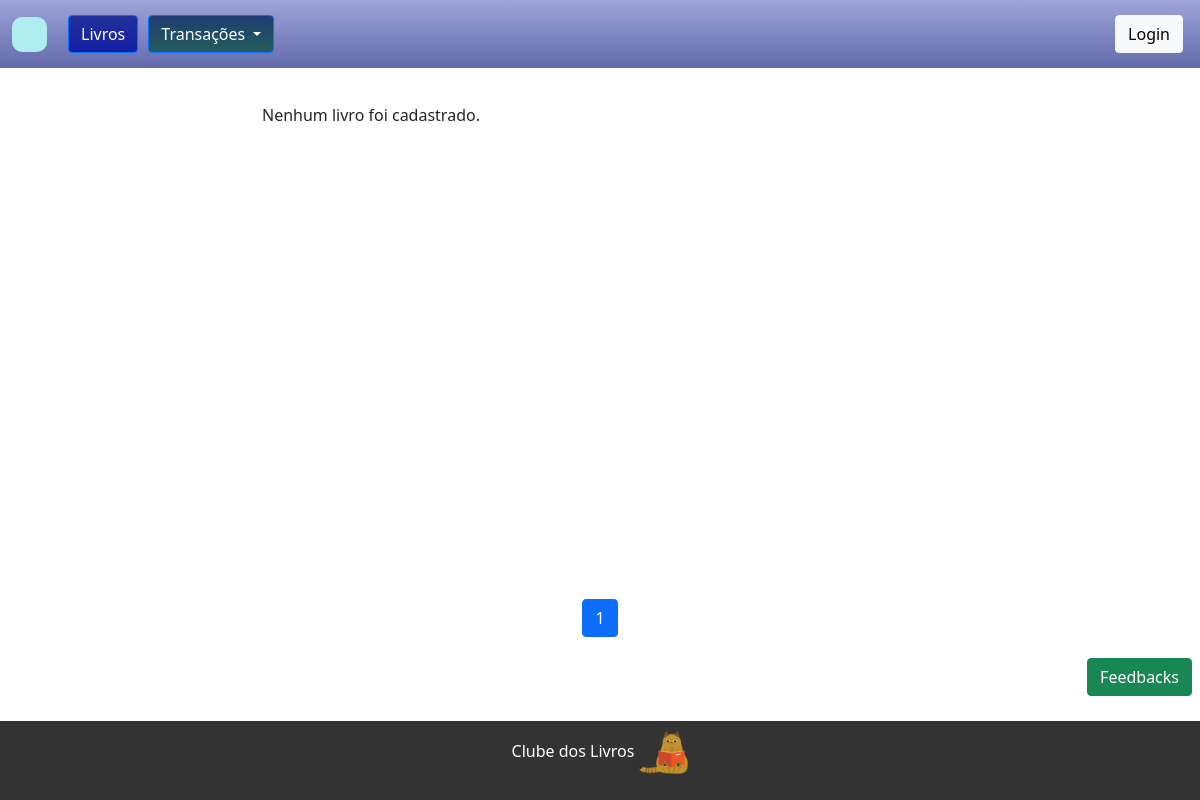
Page /todos?pagina=2 on the earlier database version.
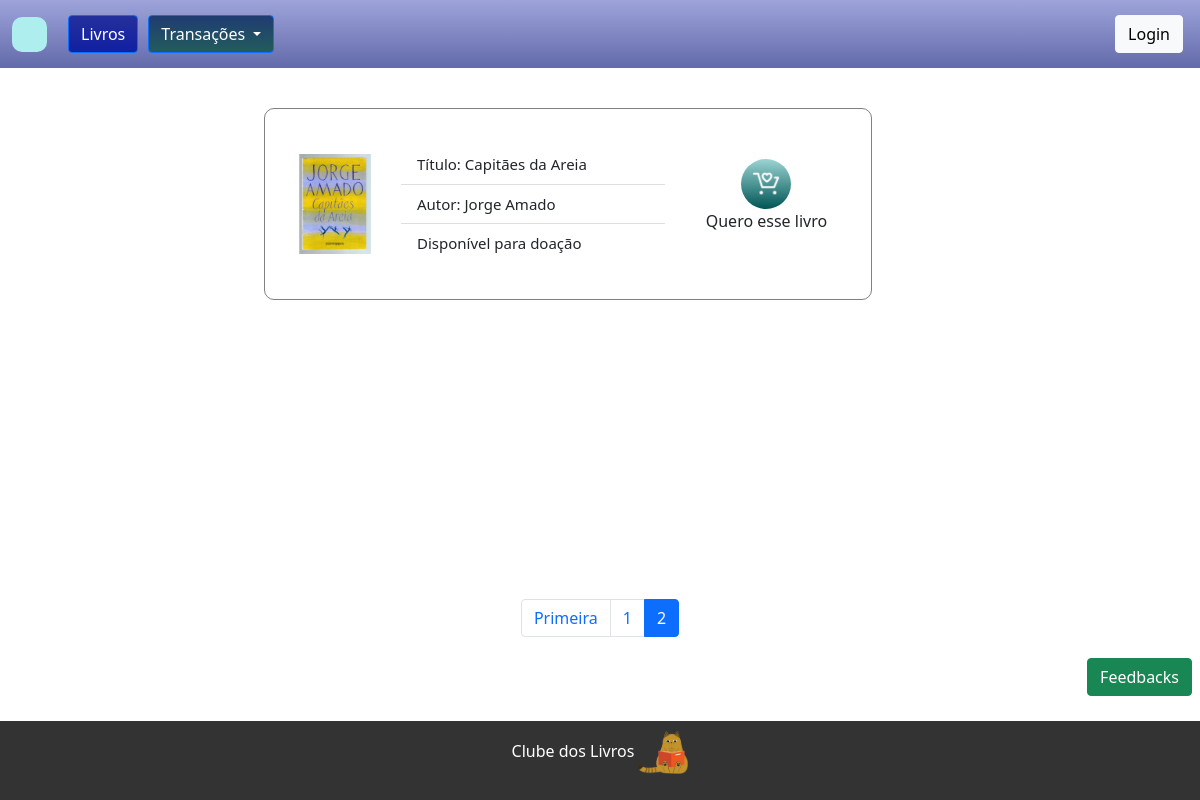
Same page on the later database version.
### books/models.py (models this page shows, shortened)
class Livro(models.Model):
    OPÇÕES = (
        ('venda', 'Venda'),
        ('troca', 'Troca'),
        ('doacao', 'Doação'),
    )
    titulo = models.CharField(max_length=100)
    autor = models.CharField(max_length=100)
    tipo_transacao = models.CharField(max_length=10, choices=OPÇÕES, default='doacao')
    preco = models.DecimalField(max_digits=10, decimal_places=2, null=True, blank=True)
    sinopse = models.TextField(blank=True, null=True)
    genero = models.ManyToManyField(GeneroLivro)
    whatsapp = models.CharField(help_text="DDD + Número", max_length=20, blank=True, null=True)
    capa = models.ImageField(upload_to='static/img/capas/', blank=True, null=True)
    usuario_email = models.EmailField(blank=True, null=True),
    usuario = models.ForeignKey(User, on_delete=models.CASCADE, null=True, blank=True)
    data_exclusao = models.DateTimeField(null=True, blank=True)
    def validar_e_formatar_numero(self):
        if self.whatsapp:
            try:
                whatsapp_obj = phonenumbers.parse("+55"+self.whatsapp, None)
                if phonenumbers.is_valid_number(whatsapp_obj):
                    return phonenumbers.format_number(whatsapp_obj, phonenumbers.PhoneNumberFormat.INTERNATIONAL)
                else:
                    return "Número de telefone inválido."
            except phonenumbers.NumberParseException:
                return "Erro ao validar o número de telefone."
        else:
            return "Número de telefone não fornecido."

### books/views.py (the view)
# urls.py: path('todos', views.livros, name='books'),
def livros(request):
    dados = Livro.objects.all()
    itens_por_pagina = 5
    paginator = Paginator(dados, itens_por_pagina)
    pagina = request.GET.get('pagina')
    dados_paginados = paginator.get_page(pagina)
    return render(request, 'todos.html', {'dados_paginados': dados_paginados})

### books/templates/todos.html (shortened to what this page needs)
{% extends 'base.html' %}
{% block content %}
{% load static %}
<link rel="stylesheet" href="{% static 'css/style.css' %}">
<div class="wrapper">
  <div class="containerListBooks">
    <ul class="list-group list-group-flush">
      <li class="list-group-item">
        {% for livro in dados_paginados %}
        <div class="card-books" style="font-size: 15px;">
          <img class="capaLivro" src="{{ livro.capa.url }}" alt="oi">
          <div class="card-body">
            <ul class="list-group list-group-flush" style="width: 100%;">
              <li class="list-group-item">Título: {{ livro.titulo }}</li>
              <li class="list-group-item">Autor: {{ livro.autor }}</li>
              {% if livro.tipo_transacao == 'troca' %}
              <li class="list-group-item">Disponível para troca</li>
              {% elif livro.tipo_transacao == 'doacao' %}
              <li class="list-group-item">Disponível para doação</li>
              {% else %}
              <li class="list-group-item">Disponível para venda</li>
              <li class="list-group-item">Valor: <span class="badge rounded-pill bg-success">R$ {{ livro.preco }}</span>
              </li>
              {% endif %}
            </ul>
          </div>
          <div class="botaoTexto">
            <button type="button" class="btnGetBooks  abrir-modal" data-usuario="{{ livro.usuario.email }}"
              data-whatsapp="{{ livro.validar_e_formatar_numero }}"><img style="width: 30px; height: 30px;"
                src="/static/img/icons/getBook.png" alt=""></button>
            <p class="texto-abaixo">Quero esse livro</p>
          </div>
        </div>
        {% empty %}
        <p>Nenhum livro foi cadastrado.</p>
        {% endfor %}
      </li>
    </ul>
  </div>
</div>
<div>
  <nav aria-label="Page navigation example">
    <ul class="pagination justify-content-center">
      {% if dados_paginados.has_previous %}
      <li class="page-item">
        <a class="page-link" href="?pagina=1" tabindex="-1" aria-disabled="true">Primeira</a>
      </li>
      {% endif %}
      {% for num_pagina in dados_paginados.paginator.page_range %}
      <li class="page-item {% if dados_paginados.number == num_pagina %}active{% endif %}">
        <a class="page-link" href="?pagina={{ num_pagina }}">{{ num_pagina }}</a>
      </li>
      {% endfor %}
    </ul>
  </nav>
</div>
<div class="d-grid gap-2 d-md-flex justify-content-md-end">
  <a href="{% url 'feedbacks' %}" class="btn btn-success me-md-2" type="button">Feedbacks</a>
</div>
{% endblock %}

Differences in the rows shown:
added Livro: capa (picture), titulo "Capitães da Areia", autor "Jorge Amado", tipo_transacao "Disponível para doação"
Other differences:
text no longer shown: "Nenhum livro foi cadastrado."
text now shown: "Primeira"
new list line: "2"
